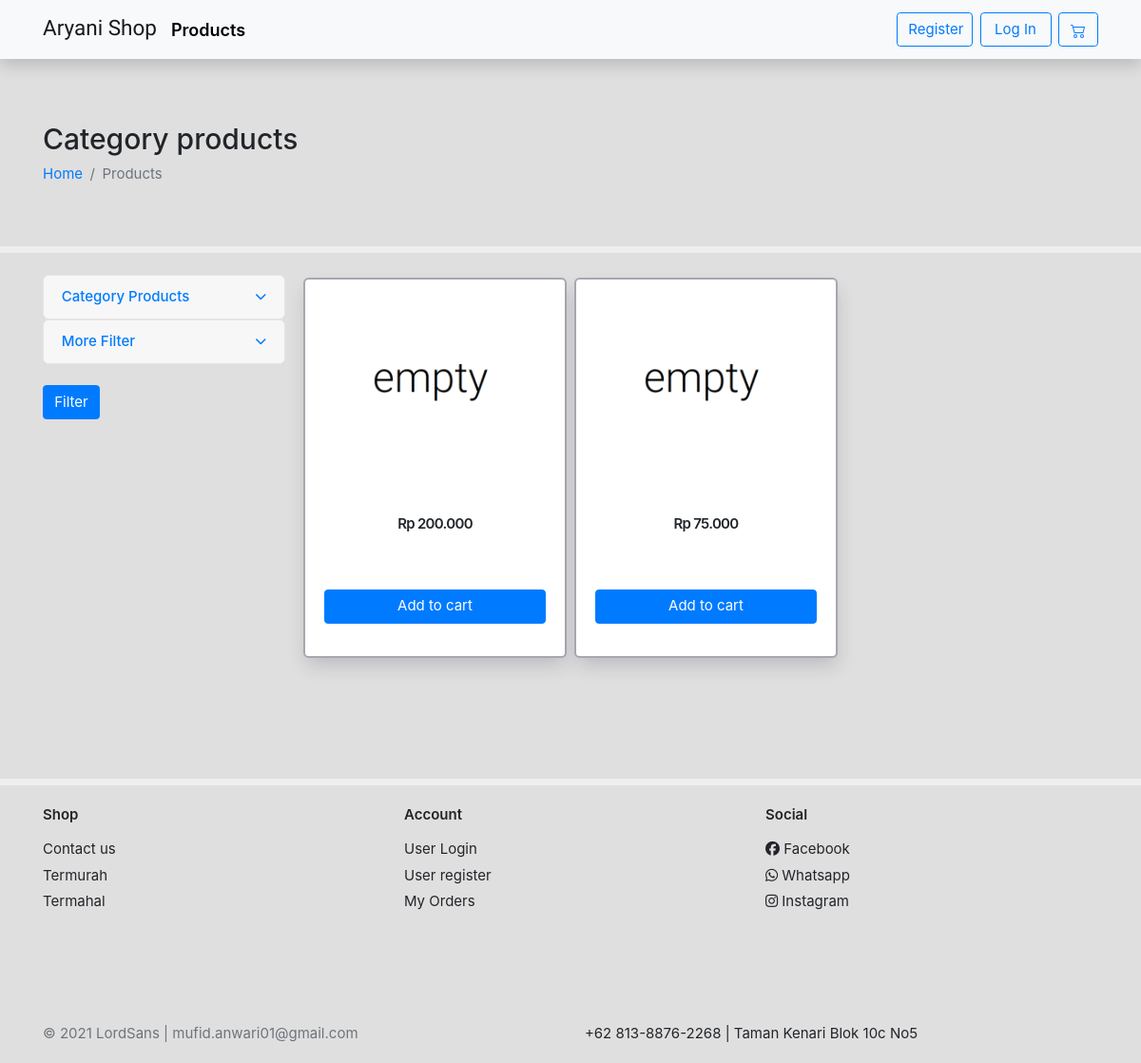
/products/, run on an earlier commit of the app's database.
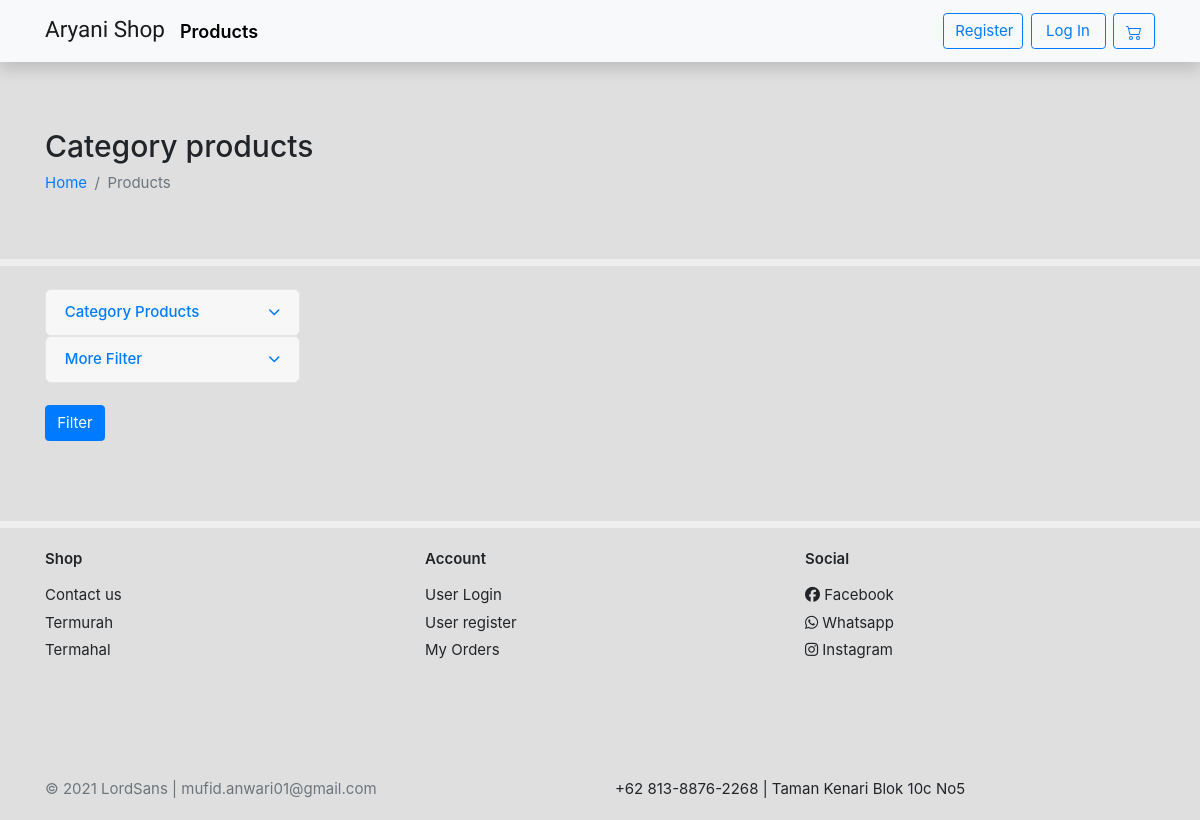
And on a later commit of the database.
### home/models.py (models this page shows, shortened)
class Product(models.Model):
    category        = models.ForeignKey(Category,related_name='product', on_delete=models.CASCADE)
    name            = models.CharField(max_length=255,unique=True)
    img_product1    = models.ImageField(null=True,blank=True,upload_to='image/')
    img_product2    = models.ImageField(null=True,blank=True,upload_to='image/')
    old_price       = models.DecimalField(blank=True,null=True,max_digits=8,decimal_places=3)
    price           = models.DecimalField(max_digits=8,decimal_places=3)
    description     = models.TextField()
    upload_time     = models.DateField(auto_now_add=True)
    stock           = models.IntegerField(default=1)
    slug            = models.SlugField(blank=True)
    @property
    def imageURL1(self):
        try:
            url_1 = self.img_product1.url
        except:
            url_1 = '/static/empty.png'
        return url_1

### home/views.py (the view)
# urls.py: path('',HomeView.as_view(template_name='home/indexhome.html',paginate_by=4),name='index'),
class HomeView(ListView):
    models = Product
    category = Category.objects.all()
    queryset = models.objects.all()
    extra_context = {
        'categories' : category
    }
    def get_queryset(self):
        request = self.request.GET
        if len(request) != 0:
            if next(iter(request)) == 'category':
                self.queryset = Product.objects.filter(category_id=self.request.GET['category'])
        return super().get_queryset()
    def get_ordering(self):
        request = self.request.GET
        if len(request) != 0:
            for i in request:
                if i == 'more-filter':
                    ordering = [request["more-filter"]]
                    return ordering
    def get_context_data(self,*args,**kwargs):
        request = self.request
        context = super().get_context_data()
        self.kwargs.update(self.extra_context)
        kwargs = self.kwargs
        if len(request.GET) != 0:
            if next(iter(request.GET)) == 'category-id':
                context['active'] = Category.objects.get(id=request.GET['category-id'])
        context.update(cartData(self.request))
        if context['items'] != "0":
            context.update(mergeFunction(request,context['items']))
        return context

### home/models.py (called while the page is built)
    def __str__(self):
        return self.name

### home/utils.py (called while the page is built)
def cartData(request):
    if request.user.is_authenticated:
        customer = request.user
        order,created = Order.objects.get_or_create(user=customer, complete=False)
        items = order.orderitem_set.all()
    else:
        items = []
        order = {'get_cart_items':'0','get_cart_totals':'0'}
        items = order['get_cart_totals']
    return {'items':items, 'order':order}

### templates/home/producthome.html (shortened to what this page needs)
{% extends "base.html" %}
{% block content %}
    <section class="section-pagetop bg under-nav ">
        <div class="container">
            <h2 class="title-page">Category products</h2>
            <nav>
            <ol class="breadcrumb text-white">
                <li class="breadcrumb-item" aria-current="page"><a href="{% url 'homey:index' %}">Home</a></li>
                {% if active %}
                <li class="breadcrumb-item" aria-current="page"><a href="{% url 'homey:product' %}">Products</a></li>
                <li class="breadcrumb-item active" aria-current="page">{{active}}</li>
                {% else %}
                <li class="breadcrumb-item active" aria-current="page">Products</li>
                {% endif %}
            </ol>
            </nav>
        </div>
    </section>
    <section class="section-content padding-y">
    <div class="container">
    <div class="row">
        <aside class="col-md-3 mt-4">
            <form method="GET">
                <div class="card">
                    <article class="filter-group">
                        <div class="card-header d-flex flex-column">
                            <a href="#" data-toggle="collapse" data-target="#collapse_1" aria-expanded="false" class="">
                                <i class="icon-control fa fa-chevron-down"></i>
                                <h6 class="title">Category Products</h6>
                            </a>
                        </div>
                    </article>
                </div>
                <div class="card">
                    <article class="filter-group">
                        <div class="card-header d-flex flex-column">
                            <a href="#" data-toggle="collapse" data-target="#collapse_2" aria-expanded="false" class="">
                                <i class="icon-control fa fa-chevron-down"></i>
                                <h6 class="title">More Filter</h6>
                            </a>
                        </div>
                    </article>
                </div>
                <button type="submit" class="btn btn-primary mt-4">Filter</button>
            </form>
        </aside>
    <main class="col-md-9 mt-4">
    <div class="row">
        {% for product in product_list %}
            <div class="col-md-4 col-sm-6 col-6 p-1">
                <figure class="card card-product-grid" style="height: 400px;">
                    <div class="img-wrap img-product">
                        <a href="{% url 'homey:detail' product.slug %}"><img src="{{product.imageURL1}}"></a>
                    </div>
                    <figcaption class="info-wrap text-center ">
                        <div class="fix-height">
                            <div class="price-wrap mt-2">
                                <span class="price price-product">Rp {{product.price}}</span>
                            </div>
                        </div>
                        {% if is_user %}
                            <button type="button" class="btn btn-block btn-primary mt-2" data-toggle="modal" data-target="#exampleModal">
                                Add To Cart
                            </button>
                        {% else %}
                            <a data-action='add' data-product='{{product.id}}' href="" class="btn btn-block btn-primary update-cart mt-2">Add to cart </a>
                        {% endif %}
                    </figcaption>
                </figure>
            </div>
        {% endfor %}
    </div>
    </main>
    </div>
    </div>
    </section>
{% endblock content %}

What changed in the data, as far as the page shows it:
removed Product: price "200.000"
removed Product: price "75.000"
